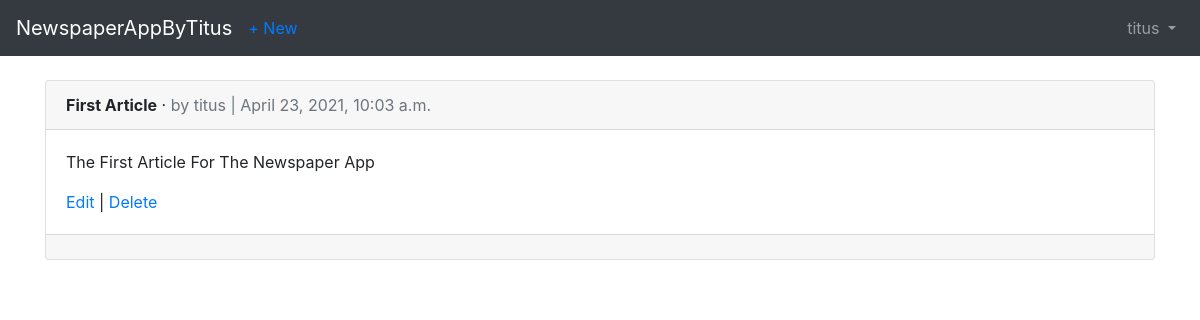
Page /articles/ (signed in) on the earlier database version.
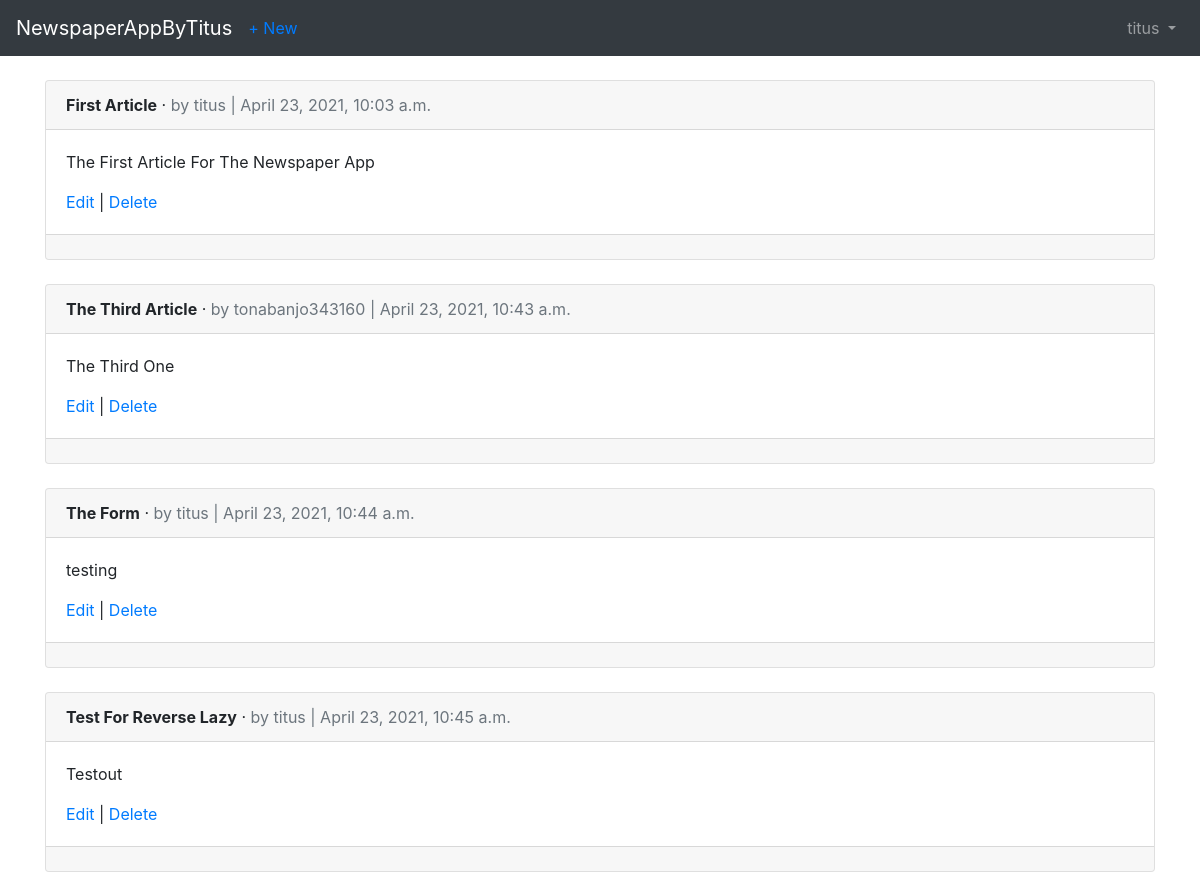
Same page on the later database version.
### users/models.py (models this page shows)
class CustomUser(AbstractUser):
    age = models.PositiveIntegerField(null=True, blank=True)

### articles/models.py (models this page shows, shortened)
class Article(models.Model):
    title = models.CharField(max_length=255)
    body = models.TextField()
    date = models.DateTimeField(auto_now_add=True)
    author = models.ForeignKey(
        get_user_model(),
        on_delete=models.CASCADE,
    )

### articles/views.py (the view)
# urls.py: path('', ArticleListView.as_view(), name='article_list'),
class ArticleListView(LoginRequiredMixin, ListView):
    model = Article
    template_name = 'article_list.html'
    login_url = 'login'

### templates/article_list.html (shortened to what this page needs)
<!DOCTYPE html>
<html lang="en">
<head>
</head>
<body>
{% extends 'base.html' %}
{% block content %}
{% for article in object_list %}
<div class="card">
<div class="card-header">
<span class="font-weight-bold">{{ article.title }}</span> &middot;
<span class="text-muted">by {{ article.author }} |
{{ article.date }}</span>
</div>
<div class="card-body">
<p>{{ article.body }}</p>
<a href="{% url 'article_edit' article.pk %}">Edit</a> |
<a href="{% url 'article_delete' article.pk %}">Delete</a>
</div>
<div class="card-footer">
</div>
</div>
<br />
{% endfor %}
{% endblock content %}

### templates/base.html (shortened to what this page needs)
<!doctype html>
<html lang="en">
  <head>
    <link rel="stylesheet" href="https://stackpath.bootstrapcdn.com/bootstrap/4.3.1/css/bootstrap.min.css">
  </head>
  <body>
   <nav class="navbar navbar-expand-md navbar-dark bg-dark mb-4">
        <a class="navbar-brand" href="{% url 'home' %}">NewspaperAppByTitus</a>
       <div class="collapse navbar-collapse" id="navbarCollapse">
            <div class="collapse navbar-collapse" id="navbarCollapse">
                {% if user.is_authenticated %}
                      <ul class="navbar-nav mr-auto">
            <li class="nav-item"><a href="{% url 'article_new' %}">+ New</a></li>
            </ul>
                <ul class="navbar-nav ml-auto">
                <li class="nav-item">
                <a class="nav-link dropdown-toggle" href="#" id="userMenu" data-toggle="dropdown" aria-haspopup="true" aria-expanded="false">
                        {{ user.username }}
                </a>
            </li>
            </ul>
                {% else %}
            <form class="form-inline ml-auto">
                <a href="{% url 'login' %}" class="btn btn-outline-secondary">Log In</a>
                <a href="{% url 'signup' %}" class="btn btn-primary ml-2">Sign up</a>
            </form>
            {% endif %}</div>
       </div>
   </nav>
        <div class="container">
            {% block content %}
            {% endblock content %}
        </div>
  </body>
</html>

Differences in the rows shown:
added Article: title "The Third Article", author "tonabanjo343160", date "April 23, 2021, 10:43 a.m.", body "The Third One"
added Article: title "The Form", author "titus", date "April 23, 2021, 10:44 a.m.", body "testing"
added Article: title "Test For Reverse Lazy", author "titus", date "April 23, 2021, 10:45 a.m.", body "Testout"
